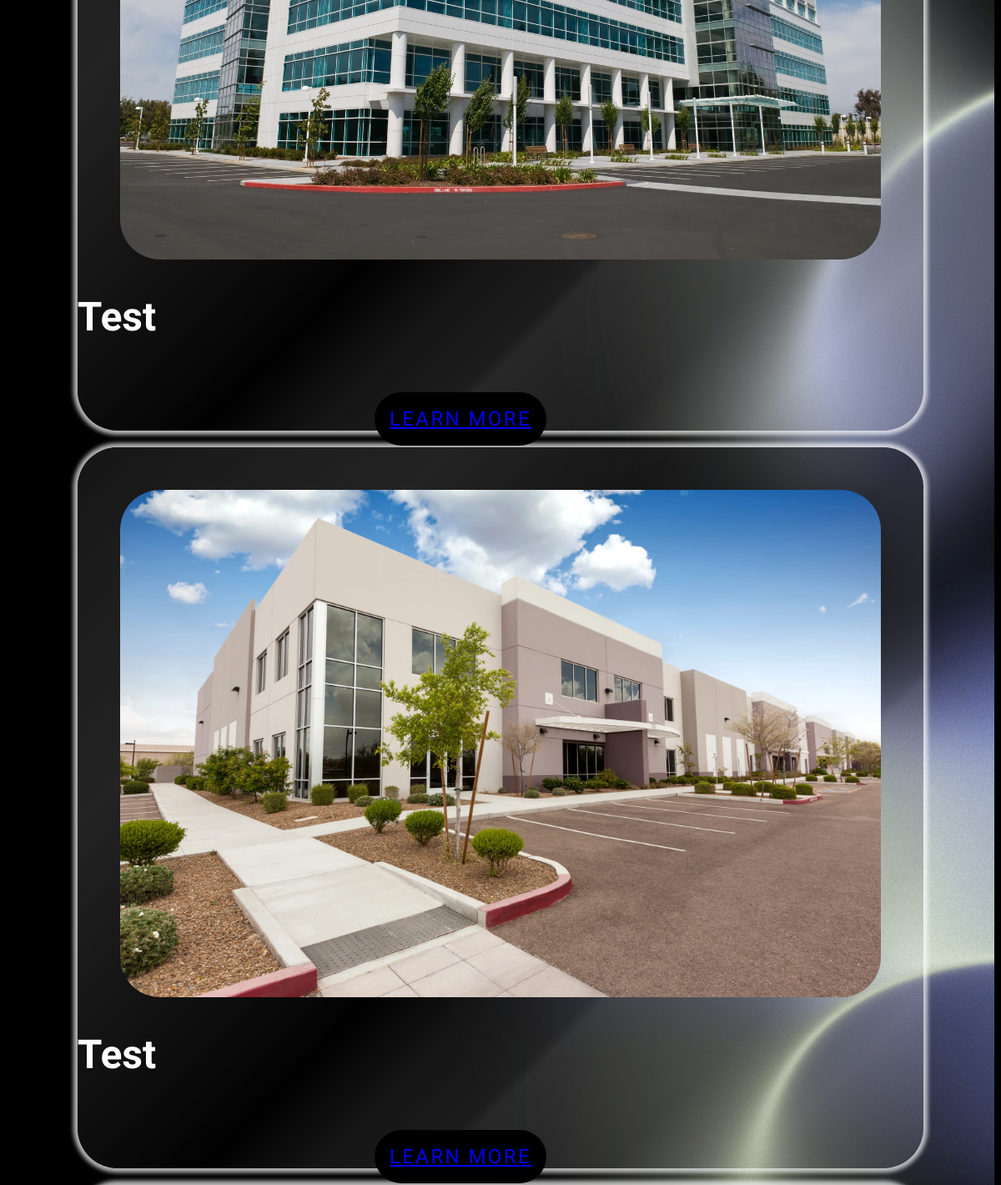
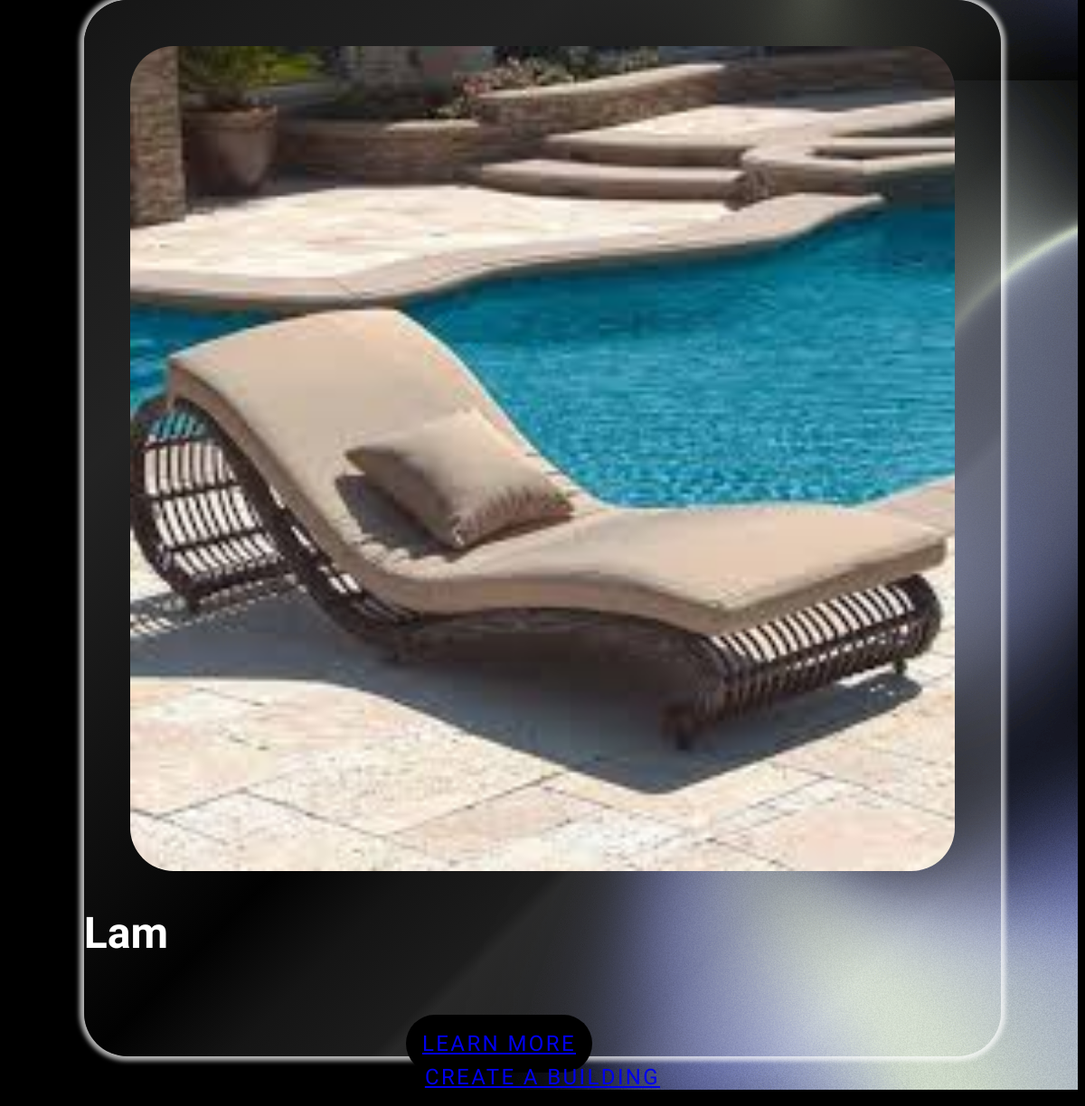
/building/list (lower part), run on an earlier commit of the app's database (2 pictures, top to bottom).
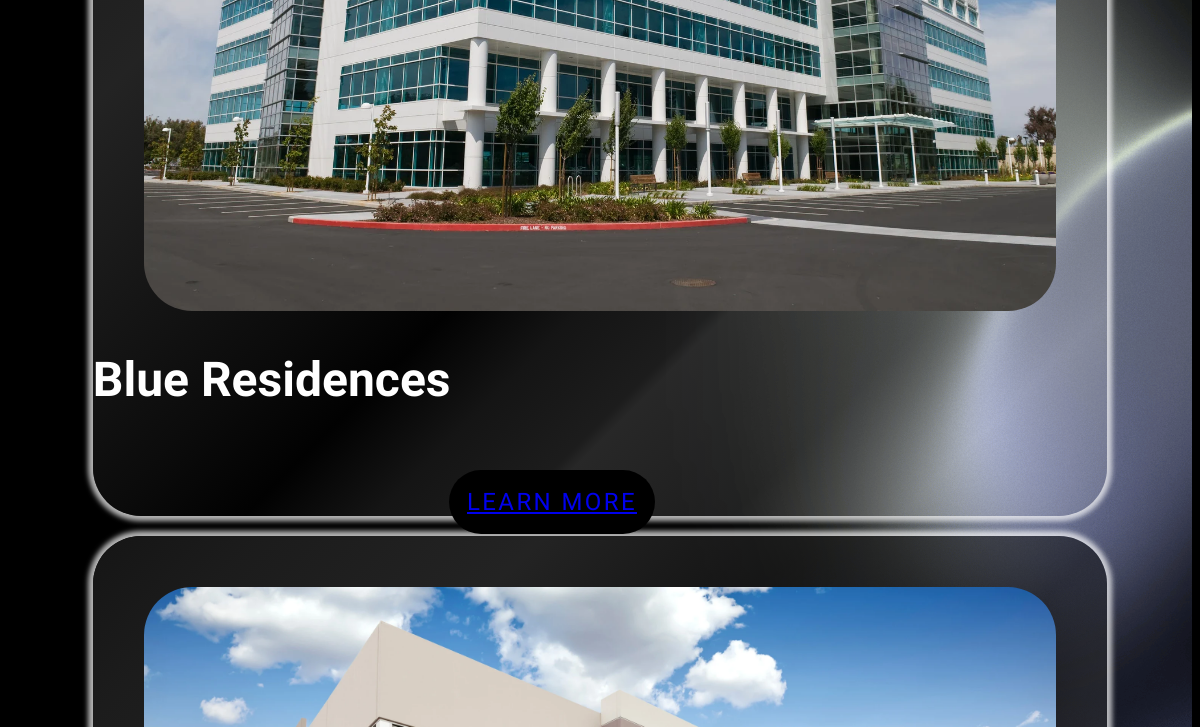
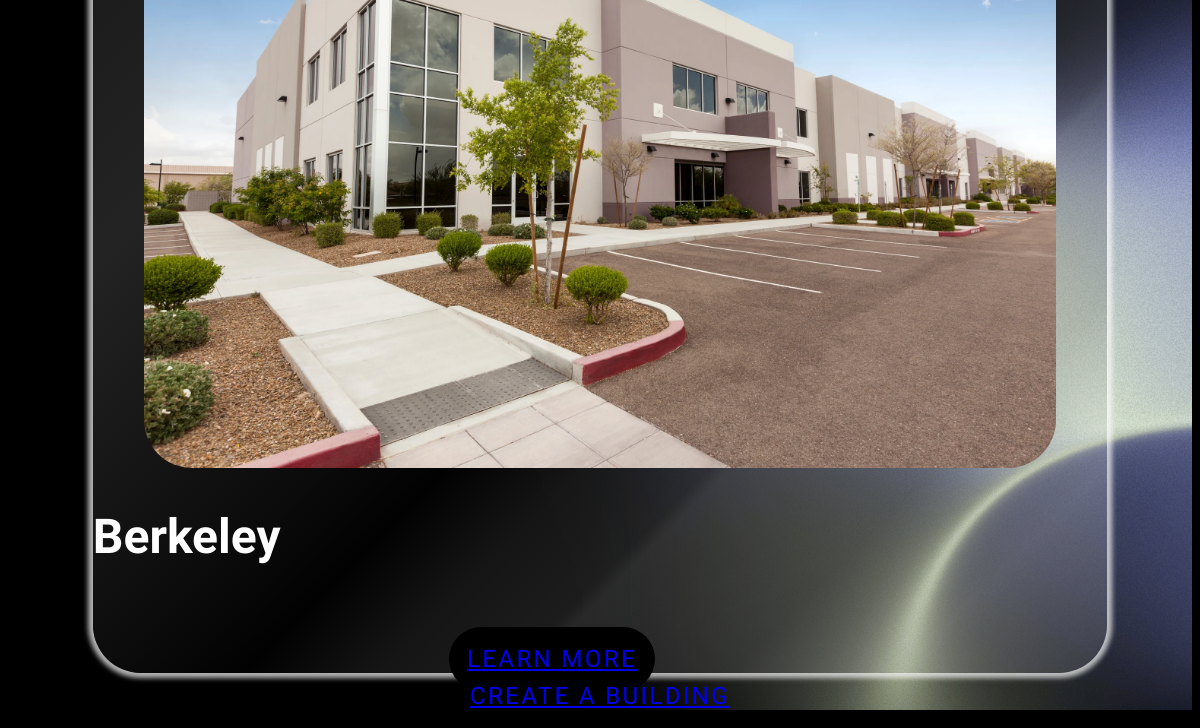
And on a later commit of the database (2 pictures, top to bottom).
### StateSpacesHub/models.py (models this page shows, shortened)
class Building(models.Model):
    building_name = models.CharField(max_length=255, null=False)
    building_address = models.CharField(max_length=255, null=False)
    building_city = models.CharField(max_length=255, null=False)
    def get_absolute_url(self):
        return reverse('StateSpacesHub:building_detail', kwargs={'pk': self.pk})

### StateSpacesHub/views.py (the view)
# urls.py: path('building/list', BuildingListView.as_view(), name='building'),
class BuildingListView(ListView):
    model = Building
    template_name = 'building/BuildingList.html'
    def get_context_data(self, **kwargs):
        context = super().get_context_data(**kwargs)
        context['buildings'] = Building.objects.all()
        context['total_buildings'] = Building.objects.count()
        context['recent_buildings'] = Building.objects.order_by('-id')[:5]
        return context

### templates/building/buildingList.html (shortened to what this page needs)
{% extends "base.html" %}
{% load static %}
{% block css %}
<link rel="stylesheet" href="{% static 'building/list.css' %}">
{% endblock css %}
{% block content %}
<section class="building-list">
    <div class="row" style="width:100%;">
        {% for building in buildings %}
        <div class="col-md-12">
            <div class="card">
                <div class="row">
                  <div class="col-sm-8">
                    <img class="building_image" src="http://127.0.0.1:8000/static/building/{{forloop.counter}}.webp" class="card-img-top" alt="{{ building.building_name }}">
                  </div>
                  <div class="col-sm-4">
                    <div class="card-body">
                        <h5 class="card-title">{{ building.building_name }}</h5>
                        <a href="{{ building.get_absolute_url }}" class="btn btn-dark button">LEARN MORE</a>
                    </div>
                  </div>
                </div>
            </div>
        </div>
        {% endfor %}
        <div class="col-md-12">
          <a href="{% url 'StateSpacesHub:building_add' %}" class="btn btn-light create-button">CREATE A BUILDING</a>
        </div>
    </div>
</section>
{% endblock content %}

What changed in the data, as far as the page shows it:
removed Building: shows a picture, building_name "Lam"
changed Building: building_name "Test" → "Blue Residences"
changed Building: building_name "Test" → "Berkeley"
